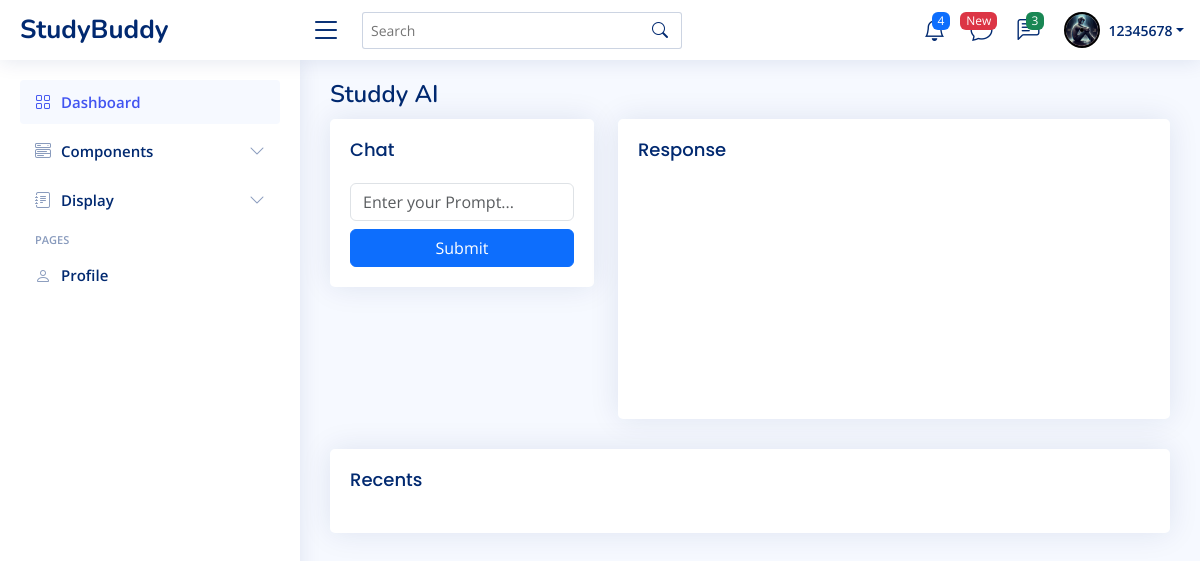
The app's page /room/ai/ (signed in) with its own data.
### accounts/models.py (models this page shows, shortened)
class User(AbstractUser):
    school_id = models.CharField(max_length=255, unique=True)
    full_name = models.CharField(max_length=200, null=True)
    username = models.CharField(max_length=200, null=True, unique=True)
    email = models.EmailField(unique=True, null=True)
    bio = models.TextField(null=True)
    department = models.ForeignKey('Department', on_delete=models.SET_NULL, null=True)
    gender = models.CharField(max_length=200, choices=GENDER)
    account_type = models.CharField(max_length=255, choices=ACCOUNT_TYPE, null=True)
    USERNAME_FIELD = 'school_id'
    REQUIRED_FIELDS = ['username']

class Profile(models.Model):
    pid = models.URLField(default=uuid4, unique=True, editable=False)
    account_type = models.CharField(max_length=255,choices=ACCOUNT_TYPE, null=True)
    user = models.OneToOneField(User, on_delete=models.CASCADE)
    school_id = models.CharField(max_length=255, null=True)
    full_name = models.CharField(max_length=200, null=True)
    gender = models.CharField(max_length=200, choices=GENDER)
    level = models.CharField(max_length=200, choices=LEVEL)
    password = models.CharField(max_length=255, null=True)
    avatar = models.FileField(upload_to=avatar_path, default='default.png', null=True, blank=True)

### classroom/views.py (the view)
# urls.py: path('ai/', views.use_ai, name='studdyai'),
@login_required(login_url='login')
def use_ai(request):
    if request.method == "POST":
        userInput = request.POST.get('user-input')
        genai.configure(api_key=API_KEY)
        model = genai.GenerativeModel('gemini-pro')
        response = model.generate_content(userInput)
        generated_text = response.text
        generated_text = generated_text.replace('•', '*')
        generated_text = generated_text.replace('**', '  ')
        output = generated_text
        file_path = os.path.join(BASE_DIR, 'studdyai/generated_text.txt')
        if os.path.exists(file_path):
            with open(file_path, 'a') as f:
                f.write(f'\n\n{generated_text}')
        else:
            with open(file_path, 'w') as f:
                f.write(generated_text)
        StudyAi.objects.create(
            user = request.user,
            prompt = userInput,
            response = output,
        ).save()
        your_history = StudyAi.objects.filter(user=request.user).order_by('-created')
        context={
            'response': output,
            "history":your_history,
        }
        return render(request, 'room/use_ai.html', context)
    else:
        your_history = StudyAi.objects.filter(user=request.user).order_by('-created')
        context={
            "history":your_history,
        }
        return render(request, 'room/use_ai.html', context)

### templates/room/use_ai.html (shortened to what this page needs)
{% extends "base/base.html" %}
{% block content %}
    {% include "base/header.html" %}
    {% include "base/sidebar.html" %}
    <main class="main" id="main">
        <div class="pagetitle">
            <h1>Studdy AI</h1>
        </div>
        <div class="row">
            <div class="col-md-4">
                <div class="card">
                    <div class="card-body">
                        <h3 class="card-title">Chat</h3>
                        <div class="card-text">
                            <form action="" method="post">
                                <input type="text" name="user-input" class="form-control"  placeholder="Enter your Prompt...">
                                <button type="submit" class="btn btn-primary mt-2 w-100" >Submit</button>
                            </form>
                        </div>
                    </div>
                </div>
            </div>
            <div class="col-md-8">
                <div class="card">
                    <div class="card-body response__card">
                        <h3 class="card-title">Response</h3>
                    </div>
                </div>
            </div>
        </div>
        <div class="row">
            <div class="col-md-12">
                <div class="card message-card">
                    <div class="card-body">
                        <h4 class="card-title">Recents</h4>
                    </div>
                </div>
            </div>
        </div>
    </main>
{% endblock  %}

### templates/base/header.html (shortened to what this page needs)
<header id="header" class="header fixed-top d-flex align-items-center">
    <div class="d-flex align-items-center justify-content-between">
      <a href="{% url "dashboard" %}" class="logo d-flex align-items-center">
        <span class="d-none d-lg-block">StudyBuddy</span>
      </a>
      <i class="bi bi-list toggle-sidebar-btn"></i>
    </div>
    <div class="search-bar">
      <form class="search-form d-flex align-items-center" method="GET" action="{% url 'search' %}">
        <input type="text" name="query" placeholder="Search" data-bs-toggle="tooltip"
        data-bs-placement="bottom"
        title="Enter search keyword">
        <button type="submit" title="Search"><i class="bi bi-search"></i></button>
      </form>
    </div>
    <nav class="header-nav ms-auto">
      <ul class="d-flex align-items-center">
        <li class="nav-item dropdown">
          <a class="nav-link nav-icon" href="#" data-bs-toggle="dropdown">
            <i class="bi bi-bell"></i>
            <span class="badge bg-primary badge-number">4</span>
          </a>
        </li>
        <li class="nav-item">
          <a class="nav-link nav-icon" href="{% url "studdyai" %}"
          data-bs-toggle="tooltip"
          data-bs-placement="bottom"
          title="Studdy Ai">
            <i class="bi bi-chat"></i>
            <span class="badge bg-danger badge-number">
              New
            </span>
          </a>
        </li>
        <li class="nav-item dropdown">
          <a class="nav-link nav-icon" href="#" data-bs-toggle="dropdown">
            <i class="bi bi-chat-left-text"></i>
            <span class="badge bg-success badge-number">3</span>
          </a>
            </li>
          </ul>
        <li class="nav-item dropdown pe-3">
          <a class="nav-link nav-profile d-flex align-items-center pe-0" href="#" data-bs-toggle="dropdown">
            <img src="{{request.user.profile.avatar.url}}" alt="Profile" class="rounded-circle">
            <span class="d-none d-md-block dropdown-toggle ps-2">{{request.user}}</span>
          </a>
        </li>
    </nav>
  </header>

### static/assets/css/custome.css (style rules this page uses)
.message-card { max-height: 50dvh; overflow: scroll; }
.card { background: #fff; transition: .5s; border: 0; margin-bottom: 30px; border-radius: .55rem; position: relative; width: 100%; box-shadow: 0 1px 2px 0 rgb(0 0 0 / 10%); }
.response__card { height: 300px; overflow-y: scroll; }

### static/assets/css/style.css (style rules this page uses)
:root { scroll-behavior: smooth; }
body { font-family: "Open Sans", sans-serif; background: #f6f9ff; color: #444444; }
a { color: #4154f1; text-decoration: none; }
h1, h2, h3, h4, h5, h6 { font-family: "Nunito", sans-serif; }
#main { margin-top: 60px; padding: 20px 30px; transition: all 0.3s; }
.pagetitle { margin-bottom: 10px; }
.pagetitle h1 { font-size: 24px; margin-bottom: 0; font-weight: 600; color: #012970; }
.card { margin-bottom: 30px; border: none; border-radius: 5px; box-shadow: 0px 0 30px rgba(1, 41, 112, 0.1); }
.card-title { padding: 20px 0 15px 0; font-size: 18px; font-weight: 500; color: #012970; font-family: "Poppins", sans-serif; }
.card-body { padding: 0 20px 20px 20px; }
.logo { line-height: 1; }
@media (min-width: 1200px) { .logo { width: 280px; } }
.logo span { font-size: 26px; font-weight: 700; color: #012970; font-family: "Nunito", sans-serif; }
.header { transition: all 0.5s; z-index: 997; height: 60px; box-shadow: 0px 2px 20px rgba(1, 41, 112, 0.1); background-color: #fff; padding-left: 20px; }
.header .toggle-sidebar-btn { font-size: 32px; padding-left: 10px; cursor: pointer; color: #012970; }
.header .search-bar { min-width: 360px; padding: 0 20px; }
.header .search-form { width: 100%; }
.header .search-form input { border: 0; font-size: 14px; color: #012970; border: 1px solid rgba(1, 41, 112, 0.2); padding: 7px 38px 7px 8px; border-radius: 3px; transition: 0.3s; width: 100%; }
.header .search-form button { border: 0; padding: 0; margin-left: -30px; background: none; }
.header .search-form button i { color: #012970; }
.header-nav ul { list-style: none; }
.header-nav>ul { margin: 0; padding: 0; }
.header-nav .nav-icon { font-size: 22px; color: #012970; margin-right: 25px; position: relative; }
.header-nav .nav-profile { color: #012970; }
.header-nav .nav-profile img { max-height: 36px; }
.header-nav .nav-profile span { font-size: 14px; font-weight: 600; }
.header-nav .badge-number { position: absolute; inset: -2px -5px auto auto; font-weight: normal; font-size: 12px; padding: 3px 6px; }
@media (min-width: 1200px) { #main, #footer { margin-left: 300px; } }

### records on screen
User: user.profile.avatar (picture), user "12345678"
